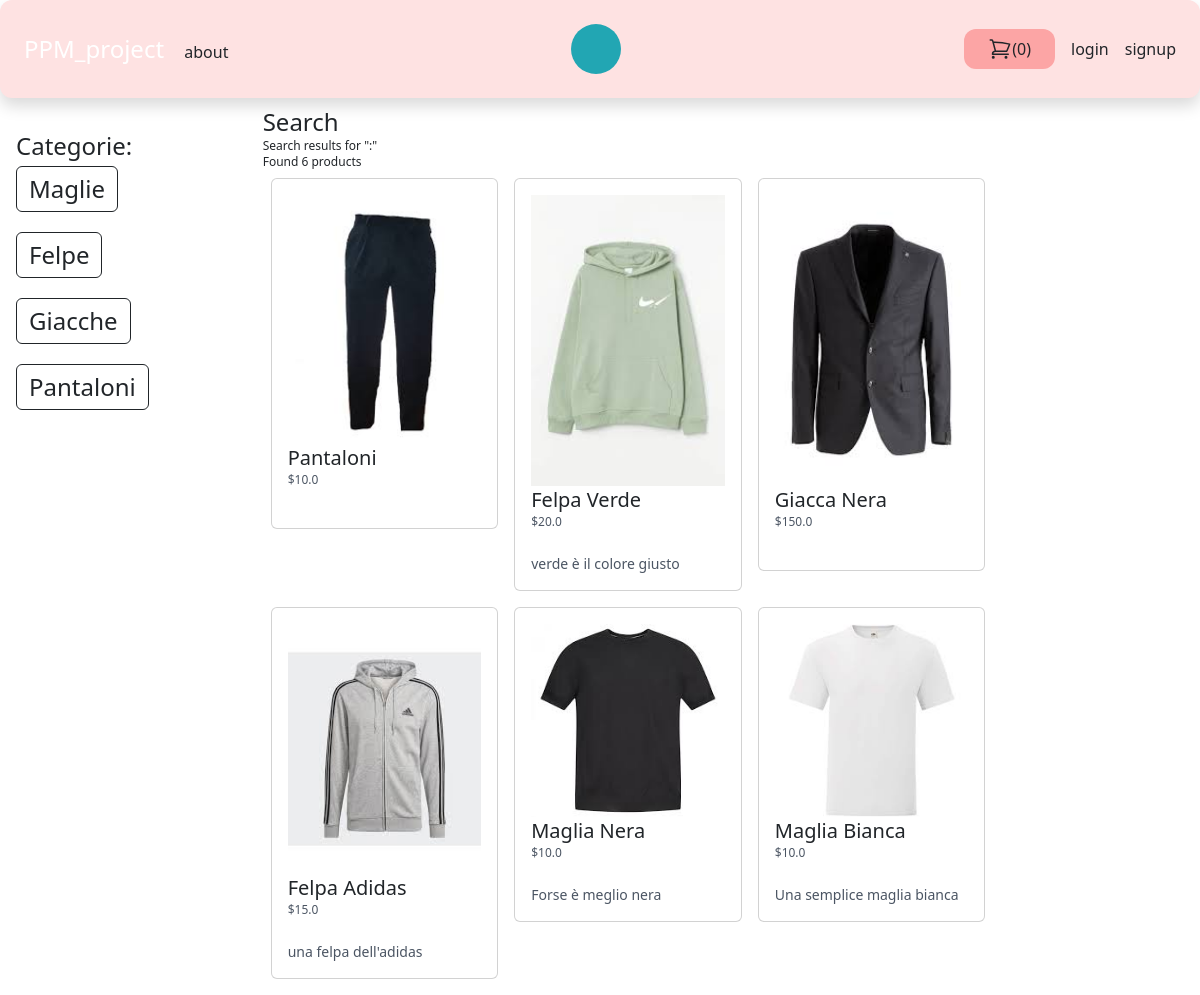
The app's page /search/ with its own data.
### store/models.py (models this page shows, shortened)
class Category(models.Model):
    title = models.CharField(max_length=64)
    slug = models.SlugField(max_length=64)
    class Meta:
        verbose_name = "Category"
        verbose_name_plural = "Categories"

class Product(models.Model):
    user = models.ForeignKey(User, related_name="products", on_delete=models.CASCADE)
    category = models.ForeignKey(Category, related_name="products", on_delete=models.CASCADE)
    title = models.CharField(max_length=64)
    slug = models.SlugField(max_length=64)
    description = models.TextField(blank=True)
    price = models.IntegerField() #è il moodo piu comune con cui si rappresentano i prezzi in un database
    image = models.ImageField(upload_to="uploads/product_images/", blank=True, null=True)
    created_at = models.DateTimeField(auto_now_add=True)
    updated_at = models.DateTimeField(auto_now=True)
    class Meta:
        ordering = ('-created_at',) #ordina i prodotti in ordine di creazione
    def get_display_price(self):
        return self.price / 100

### store/views.py (the view)
# urls.py: path("search/", views.search, name="search"),
def search(request):
    query = request.GET.get("query", "")
    products = Product.objects.filter(Q(title__icontains=query) | Q(description__icontains=query))
    return render(request, "search.html", {"query": query, "products": products})

### store/cart.py (called while the page is built)
    def __len__(self):
        return sum(item['quantity'] for item in self.cart.values())  # ritorna la lunghezza del

### store/cartcount.py (called while the page is built)
def cart(request):
    return {"cart": Cart(request)}

### store/templatetags/menu.py (called while the page is built)
@register.inclusion_tag("core/menu.html")
def menu():
    categories = Category.objects.all()
    return {"categories": categories}

### store/templates/search.html (shortened to what this page needs)
{% extends "core/base.html"%}
{% block content %}
    <h1 class="text-2xl">Search</h1>
    <h2 class="text-xs text-grey-600">Search results for "{{ query }}:"</h2>
    {% if products %}
        <p class="text-xs text-grey-600">Found {{ products.count }} products</p>
        <div class="flex flex-wrap ">
        {% for product in products %}
            <div class="product w-1/3 p-2">
                <div class="card">
                        <div class="card-body">
                             <a href="{% url "product_detail" product.category.slug product.slug %}">
                        {% if product.image %}
                            <div class="image">
                                <img src="{{ product.image.url }}" alt="Image of {{ product.title }}" class="w-full">
                            </div>
                        {% endif %}
                        <h2 class="text-xl">
                             {{ product.title }}
                         </h2>
                        <p class="text-xs text-gray-600">
                            ${{ product.get_display_price}}
                        </p>
                             <br>
                        <p class="text-sm text-gray-600">
                            {{ product.description }}
                        </p>
                             </a>
                        </div>
                    </div>
            </div>
        {% endfor %}
    </div>
    {% else %}
        <p class="text-xs text-grey-600">No products found</p>
    {% endif %}
{% endblock %}

### core/templates/core/menu.html (shortened to what this page needs)
 {% for category in categories %}
<div class="flex flex-column flex-wrap pb-3 pt-1 ">
    <a href="{% url "category_detail" category.slug %}" class="text-2xl btn btn-outline-dark">{{ category.title }}</a>
</div>
 {% endfor %}

### records on screen
Category: title "Maglie"
Category: title "Felpe"
Category: title "Giacche"
Category: title "Pantaloni"
Product: image (picture), title "Pantaloni", get_display_price "10.0"
Product: image (picture), title "Felpa Verde", get_display_price "20.0", description "verde è il colore giusto"
Product: image (picture), title "Giacca Nera", get_display_price "150.0"
Product: image (picture), title "Felpa Adidas", get_display_price "15.0", description "una felpa dell'adidas"
Product: image (picture), title "Maglia Nera", get_display_price "10.0", description "Forse è meglio nera"
Product: image (picture), title "Maglia Bianca", get_display_price "10.0", description "Una semplice maglia bianca"

### other values on screen
{{ cart|length }} "0"
{{ products.count }} "6"
